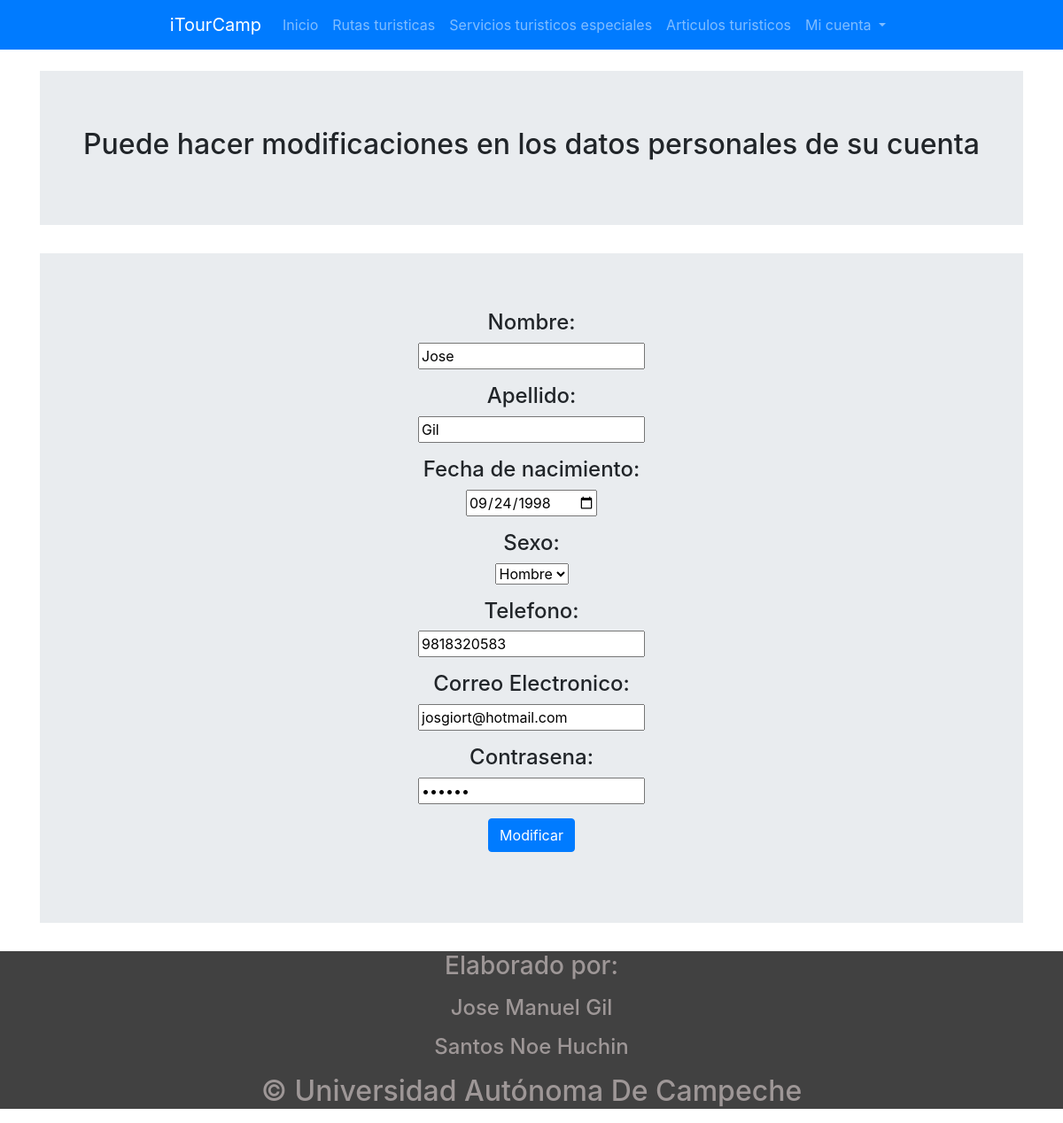
Page /AgenciaTuristica/editCnta.php (signed in) on the committed database.
### tables this page shows
CREATE TABLE `CuentaUsuario` (
  `IDUsuario` int(11) NOT NULL,
  `Nombre` varchar(40) NOT NULL,
  `Apellido` varchar(40) NOT NULL,
  `FechaNacimiento` date NOT NULL,
  `Sexo` varchar(15) NOT NULL,
  `Telefono` varchar(10) NOT NULL,
  `CorreoElectronico` varchar(50) NOT NULL,
  `Contrasena` varchar(40) NOT NULL
);

### AgenciaTuristica/editCnta.php (the view, shortened to what this page needs)
<?php
include 'iniciarConexionBD.php';
$idCntaUs = $_SESSION['identificadorCuentaUsuario'];
try {
    $query = 'SELECT Nombre, Apellido, FechaNacimiento, Sexo, Telefono, CorreoElectronico, Contrasena FROM CuentaUsuario WHERE IDUsuario = :idcnta';
    $queryOutput = $mbd->prepare($query);
    $queryOutput->bindParam(':idcnta', $idCntaUs, PDO::PARAM_INT);
    $queryOutput->execute();
    $result = $queryOutput->fetch(PDO::FETCH_ASSOC);
} catch (PDOException $e) {
    print "¡Error!: " . $e->getMessage() . "<br/>";
    die();
}
?>
<html lang="en">
    <head>
        <link rel="stylesheet" href="https://maxcdn.bootstrapcdn.com/bootstrap/4.5.0/css/bootstrap.min.css">
        <link rel="stylesheet" href="css/estilo.css">
    </head>
    <body style="margin-top:5em">
        <header>
            <nav class="navbar navbar-expand-sm bg-primary navbar-dark justify-content-center fixed-top">
                <a class="navbar-brand" href="#">iTourCamp</a>
                <ul class="navbar-nav">
                    <li class="nav-item">
                      <a class="nav-link" href="inicioCuentaUsuario.php">Inicio</a>
                    </li>
                    <li class="nav-item">
                      <a class="nav-link" href="rutasTur.php">Rutas turisticas</a>
                    </li>
                    <li class="nav-item">
                      <a class="nav-link" href="servEsp.php">Servicios turisticos especiales</a>
                    </li>
                    <li class="nav-item">
                      <a class="nav-link" href="artiTur.php">Articulos turisticos</a>
                    </li>
                    <li class="nav-item dropdown">
                      <a class="nav-link dropdown-toggle" href="#" id="navbardrop" data-toggle="dropdown">
                        Mi cuenta
                      </a>
                    </li>
                </ul>
            </nav>
        </header>
        <main class="container">
            <div class="jumbotron jumbotron-fluid">
                <h2 class="container text-center">Puede hacer modificaciones en los datos personales de su cuenta</h2>
            </div>
            <div class="jumbotron jumbotron-fluid">
                <form action="actualizarDatosCnta.php" method="post">
                <h4 class="container text-center">Nombre:</h4>
                <input type="text" name="d1" class="mx-auto d-block" value="<?php echo $result['Nombre'];?>" required>
                <h4 class="container text-center">Apellido:</h4>
                <input type="text" name="d2" class="mx-auto d-block" value="<?php echo $result['Apellido'];?>" required>
                <h4 class="container text-center">Fecha de nacimiento:</h4>
                <input type="date" name="d3" class="mx-auto d-block" value="<?php echo $result['FechaNacimiento'];?>" required>
                <h4 class="container text-center">Sexo:</h4>
                <select class="mx-auto d-block" name="d4" required>
                    <option value="Hombre">Hombre</option>
                </select>
                <h4 class="container text-center">Telefono:</h4>
                <input type="text" name="d5" class="mx-auto d-block" value="<?php echo $result['Telefono'];?>" required>
                <h4 class="container text-center">Correo Electronico:</h4>
                <input type="text" name="d6" class="mx-auto d-block" value="<?php echo $result['CorreoElectronico'];?>" required>
                <h4 class="container text-center">Contrasena:</h4>
                <input type="password" name="d7" class="mx-auto d-block" value="<?php echo $result['Contrasena'];?>" required>
                <button type="submit" class="btn btn-primary mx-auto d-block">Modificar</button>
                </form>
            </div>
        </main>
        <footer class="container-fluid">
            <p><p/>
            <h3 class="container-fluid text-center">Elaborado por:</h3>
            <p><p/>
            <h4 class="container-fluid text-center">Jose Manuel Gil</h4>
            <p><p/>
            <h4 class="container-fluid text-center">Santos Noe Huchin</h4>
            <p><p/>
            <h2 class="container-fluid text-center">&copy; Universidad Autónoma De Campeche</h2>
        </footer>
    </body>
</html>

### AgenciaTuristica/css/estilo.css (style rules this page uses)
footer { background-color:#414141; color:#9e9797; }
body { position: relative; }

### rows in the picture
cuentausuario: d1 "Jose", d2 "Gil", d3 "09/24/1998", d5 "9818320583", d6 "josgiort@hotmail.com"
